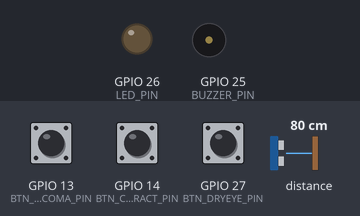
A sketch run on a simulated ESP32. On the bench: output pins drawn as LEDs (lit = HIGH), buzzer (waves = sounding, pin HIGH). The inputs (shaded band) are chosen by the test bench; at power-on: GPIO 13 (BTN_GLAUCOMA_PIN) HIGH, GPIO 14 (BTN_CATARACT_PIN) HIGH, GPIO 27 (BTN_DRYEYE_PIN) HIGH, distance to the obstacle 80 cm. WiFi joins after 1.5 s; servers stay silent unless stated; uploads are accepted with an empty reply; what the sketch prints to the serial monitor is not drawn.

Above: at 2.8 s.
2.9 s: GPIO 13 (BTN_GLAUCOMA_PIN) pulled LOW for 0.15 s
At 5.5 s:
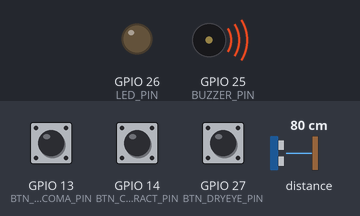
5.9 s: GPIO 14 (BTN_CATARACT_PIN) pulled LOW for 0.15 s
7.9 s: GPIO 14 (BTN_CATARACT_PIN) pulled LOW for 1 s
At 9.7 s:
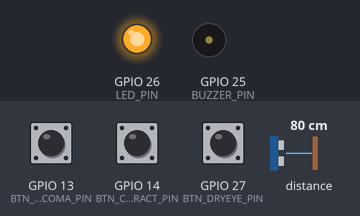
11.6 s: GPIO 27 (BTN_DRYEYE_PIN) pulled LOW for 0.15 s
At 11.97 s:
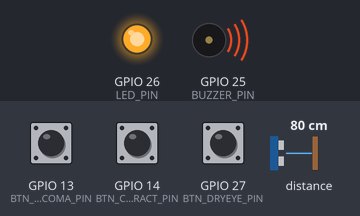
14.7 s: GPIO 27 (BTN_DRYEYE_PIN) pulled LOW for 1 s
At 16.1 s:
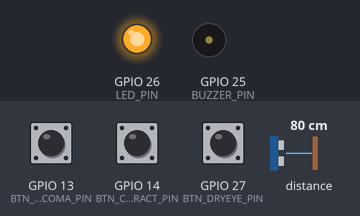
Timing chart, 0 to 18.5 s (numbered marks = the images above; inputs shaded):
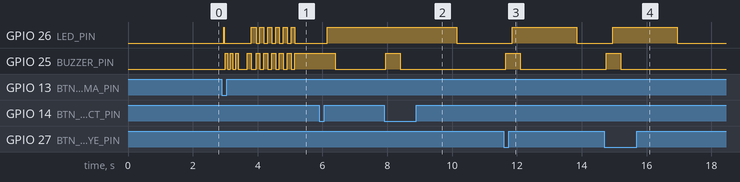

Measured:
- after the input at 2.9 s, GPIO 26 (LED_PIN): goes HIGH 0.01 s, LOW 0.01 s, HIGH 0.01 s, LOW 0.82 s, 5 × (HIGH 0.15 s, LOW 0.12 s), HIGH 0.12 s, then LOW, starting after 0.05 s
- after the input at 7.9 s, GPIO 26 (LED_PIN): HIGH → LOW after 2.3 s instead of 0.25 s; GPIO 25 (BUZZER_PIN): LOW → HIGH after 0.05 s, → LOW 0.45 s later
- after the input at 11.6 s, GPIO 26 (LED_PIN): LOW → HIGH after 0.25 s, → LOW 2.0 s later; GPIO 25 (BUZZER_PIN): LOW → HIGH after 0.05 s, → LOW 0.45 s later
- after the input at 14.7 s, GPIO 26 (LED_PIN): LOW → HIGH after 0.25 s, → LOW 2.0 s later; GPIO 25 (BUZZER_PIN): LOW → HIGH after 0.05 s, → LOW 0.45 s later

The sketch:

ESP32_WROOM_NAYAN_AI.ino
```cpp
/*
  ESP32-WROOM Controller (NAYAN-AI)

  Hardware:
    - ESP32-WROOM
    - VL53L1X Time-of-Flight sensor (I2C)
    - 3 buttons (active LOW using INPUT_PULLUP)
      * Glaucoma  -> GPIO13
      * Cataract  -> GPIO14
      * Dry Eye   -> GPIO27
        - Status LED  -> GPIO26 (through 220 ohm to GND)
        - NOTE: No data wire between ESP32-WROOM and ESP32-CAM (power only).
          ESP32-WROOM sends button events + glaucoma results directly to the backend over Wi-Fi.

  Behavior (high level):
    - Boot: init Serial, I2C, VL53L1X, buttons, LED, Wi-Fi
    - Idle: LED OFF
    - Glaucoma press: blink LED 3x quickly, run non-blocking scan, compute OMDI, POST to backend
    - Cataract press: POST hardware event to backend (website will capture+analyze for current patient)
    - DryEye press: POST hardware event to backend (website will record+analyze for current patient)

  Non-blocking design:
    - No long delay(); only tiny micro-delays (<= 5ms) are used in LED blink toggling.
    - Sampling uses millis() scheduling.

  Notes:
    - ESP32-CAM must already be streaming frames to the backend for cataract/dry-eye workflows.
*/

#include <Arduino.h>
#include <math.h>
#include <Wire.h>
#include <VL53L1X.h>
#include <WiFi.h>
#include <HTTPClient.h>

// NOTE: Avoid custom enum *types* in function signatures in .ino files.
// The Arduino build system auto-generates function prototypes and can place them
// before enum type declarations, causing "<Type> was not declared in this scope".
// Using plain integer types here is the most compatible approach.

// ===================== PINS =====================
static const int SDA_PIN = 21;
static const int SCL_PIN = 22;

static const int BTN_GLAUCOMA_PIN = 13;
static const int BTN_CATARACT_PIN = 14;
static const int BTN_DRYEYE_PIN = 27;

static const int LED_PIN = 26;
// Active buzzer recommended (simple ON/OFF). If using a passive buzzer, switch to tone().
static const int BUZZER_PIN = 25;

// ===================== BUZZER CONFIG =====================
// If your buzzer is PASSIVE (two-pin speaker-like), set this to 1.
// If your buzzer is ACTIVE (self-oscillating), keep this 0.
static const bool BUZZER_USE_TONE = false;

// Only used when BUZZER_USE_TONE=true
static const uint16_t BUZZER_TONE_HZ = 2000;

// For ACTIVE buzzers: set true if BUZZER sounds when pin is HIGH.
static const bool BUZZER_ACTIVE_HIGH = true;

// ===================== WIFI/BACKEND =====================
static const char* WIFI_SSID = "Karthi's Galaxy A23 5G";
static const char* WIFI_PASS = "Karthi800@";

// Backend base URL (PC running Flask). Example: http://192.168.1.50:5000
static const char* BACKEND_BASE = "http://192.168.120.45:5000";

// Use the same device_id that the ESP32-CAM uses for streaming frames.
static const char* DEVICE_ID = "esp32cam1";

// ===================== SENSOR PARAMETERS =====================
static const int BASELINE_SAMPLES = 40;
static const int RESPONSE_SAMPLES = 120;
static const uint32_t SAMPLE_PERIOD_MS = 40;

static const float BASELINE_MIN_MM = 75.0f;
static const float BASELINE_MAX_MM = 105.0f;

// Recovery thresholding
static const float RECOVERY_ABS_MM = 0.20f;    // treat within 0.20mm as recovered
static const float RECOVERY_FRAC = 0.20f;      // or within 20% of peak
static const int RECOVERY_CONSECUTIVE = 5;     // consecutive samples required

// Kalman parameters (simple 1D)
static float KALMAN_Q = 0.01f;
static float KALMAN_R = 0.35f;

// ===================== GLOBALS =====================
VL53L1X tof;

// Kalman state
static float kP = 1.0f;
static float kX = 0.0f;

static float baselineBuf[BASELINE_SAMPLES];
static float responseBuf[RESPONSE_SAMPLES];

// Wi-Fi state
static bool wifiReady = false;
static uint32_t _lastWifiRetryMs = 0;

// ===================== BUTTON DEBOUNCE =====================
struct DebouncedButton {
  int pin;
  bool stableState;       // HIGH/LOW
  bool lastReading;
  uint32_t lastChangeMs;
  uint32_t debounceMs;

  void begin() {
    pinMode(pin, INPUT_PULLUP);
    bool r = (bool)digitalRead(pin);
    stableState = r;
    lastReading = r;
    lastChangeMs = millis();
  }

  // Returns true exactly once per press
  bool pollPressed() {
    const uint32_t now = millis();
    bool reading = (bool)digitalRead(pin);

    if (reading != lastReading) {
      lastReading = reading;
      lastChangeMs = now;
    }

    if ((now - lastChangeMs) >= debounceMs && stableState != reading) {
      stableState = reading;
      if (stableState == LOW) {
        return true;
      }
    }

    return false;
  }
};

static DebouncedButton btnGlaucoma{BTN_GLAUCOMA_PIN, HIGH, HIGH, 0, 50};
static DebouncedButton btnCataract{BTN_CATARACT_PIN, HIGH, HIGH, 0, 50};
static DebouncedButton btnDryEye{BTN_DRYEYE_PIN, HIGH, HIGH, 0, 50};

enum {
  LED_IDLE_OFF = 0,
  LED_FAST_BLINK,
  LED_SLOW_BLINK,
  LED_SOLID_ON
};

static uint8_t ledMode = LED_IDLE_OFF;
static uint32_t ledLastToggleMs = 0;
static bool ledState = false;
static uint32_t ledSolidUntilMs = 0;

static void ledSetMode(uint8_t mode) {
  ledMode = mode;
  ledLastToggleMs = millis();
  ledSolidUntilMs = 0;

  if (mode == LED_IDLE_OFF) {
    ledState = false;
    digitalWrite(LED_PIN, LOW);
  } else if (mode == LED_SOLID_ON) {
    ledState = true;
    digitalWrite(LED_PIN, HIGH);
  }
}

static void ledSuccessPulse(uint32_t ms = 2000) {
  ledMode = LED_SOLID_ON;
  ledState = true;
  digitalWrite(LED_PIN, HIGH);
  ledSolidUntilMs = millis() + ms;
}

static void ledUpdate() {
  const uint32_t now = millis();

  if (ledMode == LED_SOLID_ON && ledSolidUntilMs != 0 && now >= ledSolidUntilMs) {
    ledSetMode(LED_IDLE_OFF);
    return;
  }

  uint32_t periodMs = 0;
  if (ledMode == LED_FAST_BLINK) periodMs = 120;
  if (ledMode == LED_SLOW_BLINK) periodMs = 600;

  if (periodMs == 0) {
    return;
  }

  if (now - ledLastToggleMs >= periodMs) {
    ledLastToggleMs = now;
    ledState = !ledState;
    digitalWrite(LED_PIN, ledState ? HIGH : LOW);
  }
}

// Quick blink helper without long blocking. Used only for the "3 blinks" requirement.
static void ledBlinkQuick3x() {
  // 3 quick blinks (~300ms total). This uses very short delays (<10ms) only.
  for (int i = 0; i < 3; i++) {
    digitalWrite(LED_PIN, HIGH);
    delay(8);
    digitalWrite(LED_PIN, LOW);
    delay(8);
  }
}

enum {
  BUZZER_OFF = 0,
  BUZZER_FAST_BEEP,
  BUZZER_SLOW_BEEP,
  BUZZER_SOLID_ON
};

static uint8_t buzzerMode = BUZZER_OFF;
static uint32_t buzzerLastToggleMs = 0;
static bool buzzerState = false;
static uint32_t buzzerSolidUntilMs = 0;

static void buzzerHwOn() {
  if (BUZZER_USE_TONE) {
    tone(BUZZER_PIN, BUZZER_TONE_HZ);
  } else {
    digitalWrite(BUZZER_PIN, BUZZER_ACTIVE_HIGH ? HIGH : LOW);
  }
}

static void buzzerHwOff() {
  if (BUZZER_USE_TONE) {
    noTone(BUZZER_PIN);
  } else {
    digitalWrite(BUZZER_PIN, BUZZER_ACTIVE_HIGH ? LOW : HIGH);
  }
}

static void buzzerSetMode(uint8_t mode) {
  buzzerMode = mode;
  buzzerLastToggleMs = millis();
  buzzerSolidUntilMs = 0;

  if (mode == BUZZER_OFF) {
    buzzerState = false;
    buzzerHwOff();
  } else if (mode == BUZZER_SOLID_ON) {
    buzzerState = true;
    buzzerHwOn();
  } else {
    // Start beeping immediately for FAST/SLOW modes (audible feedback).
    buzzerState = true;
    buzzerHwOn();
  }
}

static void buzzerSuccessPulse(uint32_t ms = 250) {
  buzzerMode = BUZZER_SOLID_ON;
  buzzerState = true;
  buzzerHwOn();
  buzzerSolidUntilMs = millis() + ms;
}

static void buzzerUpdate() {
  const uint32_t now = millis();

  if (buzzerMode == BUZZER_SOLID_ON && buzzerSolidUntilMs != 0 && now >= buzzerSolidUntilMs) {
    buzzerSetMode(BUZZER_OFF);
    return;
  }

  uint32_t periodMs = 0;
  if (buzzerMode == BUZZER_FAST_BEEP) periodMs = 120;
  if (buzzerMode == BUZZER_SLOW_BEEP) periodMs = 600;

  if (periodMs == 0) {
    return;
  }

  if (now - buzzerLastToggleMs >= periodMs) {
    buzzerLastToggleMs = now;
    buzzerState = !buzzerState;
    if (buzzerState) buzzerHwOn();
    else buzzerHwOff();
  }
}

// Quick beep helper without long blocking. Used only for user-feedback (very short).
static void buzzerBeepQuick3x() {
  for (int i = 0; i < 3; i++) {
    buzzerHwOn();
    delay(80);
    buzzerHwOff();
    delay(80);
  }
}

// ===================== KALMAN + SENSOR =====================
static void kalmanReset(float initial) {
  kP = 1.0f;
  kX = initial;
}

static float kalmanUpdate(float z) {
  kP = kP + KALMAN_Q;
  float K = kP / (kP + KALMAN_R);
  kX = kX + K * (z - kX);
  kP = (1.0f - K) * kP;
  return kX;
}

static bool tofReadMm(float &outMm) {
  uint16_t d = tof.read();
  if (tof.timeoutOccurred()) {
    return false;
  }
  outMm = kalmanUpdate((float)d);
  return true;
}

static bool initVL53L1X() {
  if (!tof.init()) {
    return false;
  }

  tof.setTimeout(250);
  tof.setDistanceMode(VL53L1X::Long);
  tof.setMeasurementTimingBudget(50000);
  tof.startContinuous(50);

  float first = (float)tof.read();
  kalmanReset(first);
  return true;
}

// ===================== WIFI/HTTP HELPERS =====================
static bool httpPostJson(const String& url, const String& jsonBody, uint16_t timeoutMs) {
  if (WiFi.status() != WL_CONNECTED) {
    return false;
  }

  HTTPClient http;
  WiFiClient client;
  client.setNoDelay(true);
  http.setTimeout(timeoutMs);

#if defined(ESP_ARDUINO_VERSION_MAJOR)
  http.begin(client, url);
#else
  http.begin(url);
#endif
  http.addHeader("Content-Type", "application/json");
  int code = http.POST((uint8_t*)jsonBody.c_str(), jsonBody.length());
  http.end();
  return code > 0 && code < 400;
}

static bool sendHardwareEvent(const char* eventName, int secondsOpt) {
  String url = String(BACKEND_BASE) + "/api/hardware/event";
  String body;
  body.reserve(180);
  body += "{\"device_id\":\"";
  body += DEVICE_ID;
  body += "\",\"event\":\"";
  body += eventName;
  body += "\"";
  if (secondsOpt > 0) {
    body += ",\"seconds\":";
    body += String(secondsOpt);
  }
  body += "}";
  return httpPostJson(url, body, 2500);
}

static bool sendGlaucomaResult(float peakMm, uint32_t recoveryLatencyMs, float variance, float omdi, const char* risk) {
  String url = String(BACKEND_BASE) + "/api/glaucoma/device";
  String body;
  body.reserve(280);
  body += "{";
  body += "\"device_id\":\"";
  body += DEVICE_ID;
  body += "\",";
  body += "\"peak_mm\":" + String(peakMm, 3) + ",";
  body += "\"recovery_latency_ms\":" + String((uint32_t)recoveryLatencyMs) + ",";
  body += "\"variance\":" + String(variance, 6) + ",";
  body += "\"omdi\":" + String(omdi, 3) + ",";
  body += "\"risk_level\":\"" + String(risk) + "\"";
  body += "}";
  return httpPostJson(url, body, 2500);
}

static bool sendGlaucomaStatus(const char* stage, const char* message, float baselineOpt, float progressOpt, const char* levelOpt) {
  String url = String(BACKEND_BASE) + "/api/glaucoma/device/status";
  String body;
  body.reserve(260);
  body += "{";
  body += "\"device_id\":\"";
  body += DEVICE_ID;
  body += "\",";
  body += "\"stage\":\"";
  body += String(stage);
  body += "\"";

  if (levelOpt && String(levelOpt).length() > 0) {
    body += ",\"level\":\"";
    body += String(levelOpt);
    body += "\"";
  }

  if (message && String(message).length() > 0) {
    body += ",\"message\":\"";
    String m = String(message);
    m.replace("\\", "\\\\");
    m.replace("\"", "\\\"");
    body += m;
    body += "\"";
  }

  if (isfinite(baselineOpt)) {
    body += ",\"baseline_mm\":";
    body += String(baselineOpt, 2);
  }

  if (isfinite(progressOpt)) {
    float p = progressOpt;
    if (p < 0.0f) p = 0.0f;
    if (p > 1.0f) p = 1.0f;
    body += ",\"progress\":";
    body += String(p, 3);
  }

  body += "}";
  return httpPostJson(url, body, 800);
}

// ===================== GLAUCOMA PIPELINE (STATE MACHINE) =====================
enum MainState {
  ST_IDLE = 0,
  ST_GLAUCOMA_BASELINE,
  ST_GLAUCOMA_RESPONSE,
  ST_ERROR
};

static MainState state = ST_IDLE;

static uint32_t stateStartMs = 0;
static uint32_t nextSampleMs = 0;
static int sampleIdx = 0;
static float baselineMm = 0.0f;

static void setHttpOutcome(bool ok) {
  if (ok) {
    ledSuccessPulse(2000);
    buzzerSuccessPulse(250);
    state = ST_IDLE;
  } else {
    ledSetMode(LED_SLOW_BLINK);
    buzzerSetMode(BUZZER_SLOW_BEEP);
    state = ST_ERROR;
  }
}

static const char* classifyRisk(float omdi) {
  // Always return NORMAL for demo/testing purposes
  // Original thresholds: <0.6=LOW, <=1.2=MODERATE, >1.2=HIGH
  (void)omdi; // suppress unused parameter warning
  return "NORMAL";
}

static float computeOMDI(float peakMm, uint32_t recoveryLatencyMs, float variance) {
  // Normalize features into a roughly comparable 0..2 range
  float pNorm = constrain(peakMm / 1.2f, 0.0f, 2.0f);
  float trNorm = constrain(((float)recoveryLatencyMs) / 2000.0f, 0.0f, 2.0f); // 2s -> 1.0
  float vNorm = constrain(variance / 0.4f, 0.0f, 2.0f);
  return 0.4f * pNorm + 0.4f * trNorm + 0.2f * vNorm;
}

static uint32_t computeRecoveryLatencyMs(const float *resp, int n, float peakAbs, uint32_t samplePeriodMs) {
  if (n <= 0) return 0;

  // Locate peak index
  int peakIdx = 0;
  float best = 0.0f;
  for (int i = 0; i < n; i++) {
    float a = fabsf(resp[i]);
    if (a > best) {
      best = a;
      peakIdx = i;
    }
  }

  float thresh = max(RECOVERY_ABS_MM, RECOVERY_FRAC * peakAbs);

  int consecutive = 0;
  for (int i = peakIdx; i < n; i++) {
    if (fabsf(resp[i]) <= thresh) {
      consecutive++;
      if (consecutive >= RECOVERY_CONSECUTIVE) {
        uint32_t samplesAfterPeak = (uint32_t)(i - peakIdx);
        return samplesAfterPeak * samplePeriodMs;
      }
    } else {
      consecutive = 0;
    }
  }

  // Never recovered within window
  return (uint32_t)(n - peakIdx - 1) * samplePeriodMs;
}

static void computeGlaucomaResult(float &peakMm, float &variance, uint32_t &recoveryLatencyMs, float &omdi, const char* &risk) {
  float peak = 0.0f;
  float var = 0.0f;

  for (int i = 0; i < RESPONSE_SAMPLES; i++) {
    float v = responseBuf[i];
    float a = fabsf(v);
    if (a > peak) peak = a;
    var += v * v;
  }
  var /= (float)RESPONSE_SAMPLES;

  uint32_t trMs = computeRecoveryLatencyMs(responseBuf, RESPONSE_SAMPLES, peak, SAMPLE_PERIOD_MS);
  float o = computeOMDI(peak, trMs, var);

  peakMm = peak;
  variance = var;
  recoveryLatencyMs = trMs;
  omdi = o;
  risk = classifyRisk(o);
}


static void startGlaucomaScan() {
  Serial.println("\n[GLAUCOMA] Starting scan...");
  ledBlinkQuick3x();
  buzzerBeepQuick3x();

  // Live status to UI
  (void)sendGlaucomaStatus("START", "Starting scan...", NAN, 0.0f, "info");

  sampleIdx = 0;
  baselineMm = 0.0f;
  state = ST_GLAUCOMA_BASELINE;
  stateStartMs = millis();
  nextSampleMs = millis();
  ledSetMode(LED_FAST_BLINK);
  buzzerSetMode(BUZZER_FAST_BEEP);
}

static void tickGlaucomaBaseline() {
  const uint32_t now = millis();
  if (now < nextSampleMs) return;
  nextSampleMs = now + SAMPLE_PERIOD_MS;

  float mm;
  if (!tofReadMm(mm)) {
    Serial.println("[GLAUCOMA] Sensor timeout during baseline");
    (void)sendGlaucomaStatus("ERROR", "Sensor timeout during baseline", NAN, NAN, "danger");
    ledSetMode(LED_SLOW_BLINK);
    buzzerSetMode(BUZZER_SLOW_BEEP);
    state = ST_ERROR;
    return;
  }

  baselineBuf[sampleIdx++] = mm;
  if (sampleIdx < BASELINE_SAMPLES) return;

  // compute baseline average
  float sum = 0.0f;
  for (int i = 0; i < BASELINE_SAMPLES; i++) sum += baselineBuf[i];
  baselineMm = sum / (float)BASELINE_SAMPLES;

  Serial.print("[GLAUCOMA] Baseline: ");
  Serial.print(baselineMm, 2);
  Serial.println(" mm");

  {
    String msg = String("Baseline: ") + String(baselineMm, 2) + String(" mm");
    (void)sendGlaucomaStatus("BASELINE", msg.c_str(), baselineMm, 0.25f, "info");
  }

  if (baselineMm < BASELINE_MIN_MM || baselineMm > BASELINE_MAX_MM) {
    Serial.println("[GLAUCOMA] Adjust distance and try again (75..105mm)");
    (void)sendGlaucomaStatus("DISTANCE_BAD", "Adjust distance and try again (75..105mm)", baselineMm, 0.25f, "warning");
    ledSetMode(LED_SLOW_BLINK);
    buzzerSetMode(BUZZER_SLOW_BEEP);
    state = ST_IDLE;
    return;
  }

  // move to response
  sampleIdx = 0;
  state = ST_GLAUCOMA_RESPONSE;
  stateStartMs = millis();
  nextSampleMs = millis();

  (void)sendGlaucomaStatus("RESPONSE", "Measuring ocular response...", baselineMm, 0.35f, "info");
}

static void tickGlaucomaResponse() {
  const uint32_t now = millis();
  if (now < nextSampleMs) return;
  nextSampleMs = now + SAMPLE_PERIOD_MS;

  float mm;
  if (!tofReadMm(mm)) {
    Serial.println("[GLAUCOMA] Sensor timeout during response");
    (void)sendGlaucomaStatus("ERROR", "Sensor timeout during response", baselineMm, NAN, "danger");
    ledSetMode(LED_SLOW_BLINK);
    buzzerSetMode(BUZZER_SLOW_BEEP);
    state = ST_ERROR;
    return;
  }

  responseBuf[sampleIdx++] = mm - baselineMm;

  // Send a few milestone progress updates (keep HTTP from blocking sampling too often)
  if (sampleIdx == 1 || sampleIdx == (RESPONSE_SAMPLES / 4) || sampleIdx == (RESPONSE_SAMPLES / 2) || sampleIdx == (3 * RESPONSE_SAMPLES / 4)) {
    float p = 0.35f + 0.60f * (float)sampleIdx / (float)RESPONSE_SAMPLES;
    (void)sendGlaucomaStatus("RESPONSE", "Measuring ocular response...", baselineMm, p, "info");
  }
  if (sampleIdx < RESPONSE_SAMPLES) return;

  float peakMm = 0.0f;
  float variance = 0.0f;
  uint32_t recoveryLatencyMs = 0;
  float omdi = 0.0f;
  const char* risk = "UNKNOWN";
  computeGlaucomaResult(peakMm, variance, recoveryLatencyMs, omdi, risk);

  Serial.println("\n--- Glaucoma Ocular Response ---");
  Serial.print("Peak (mm): "); Serial.println(peakMm, 3);
  Serial.print("Recovery latency (ms): "); Serial.println(recoveryLatencyMs);
  Serial.print("Variance: "); Serial.println(variance, 4);
  Serial.print("OMDI: "); Serial.println(omdi, 3);
  Serial.print("Risk: "); Serial.println(risk);

  {
    String msg = String("Scan done. Risk: ") + String(risk) + String(" | OMDI: ") + String(omdi, 3);
    const char* level = String(risk).indexOf("HIGH") >= 0 ? "danger" : (String(risk).indexOf("MOD") >= 0 ? "warning" : "success");
    (void)sendGlaucomaStatus("DONE", msg.c_str(), baselineMm, 1.0f, level);
  }

  // Send results to backend over Wi-Fi
  setHttpOutcome(sendGlaucomaResult(peakMm, recoveryLatencyMs, variance, omdi, risk));
}

// ===================== SETUP/LOOP =====================
void setup() {
  Serial.begin(115200);
  delay(5);

  pinMode(LED_PIN, OUTPUT);
  digitalWrite(LED_PIN, LOW);

  pinMode(BUZZER_PIN, OUTPUT);
  digitalWrite(BUZZER_PIN, LOW);

  btnGlaucoma.begin();
  btnCataract.begin();
  btnDryEye.begin();

  Wire.begin(SDA_PIN, SCL_PIN);
  Wire.setClock(400000);

  WiFi.mode(WIFI_STA);
  WiFi.begin(WIFI_SSID, WIFI_PASS);
  Serial.print("WiFi connecting");
  uint32_t startMs = millis();
  while (WiFi.status() != WL_CONNECTED && (millis() - startMs) < 15000) {
    delay(200);
    Serial.print('.');
  }
  Serial.println();
  wifiReady = (WiFi.status() == WL_CONNECTED);
  if (wifiReady) {
    Serial.print("WiFi connected. IP: ");
    Serial.println(WiFi.localIP());
  } else {
    Serial.println("WiFi NOT connected (will keep trying in loop)");
  }

  Serial.println("NAYAN-AI ESP32-WROOM starting...");

  if (!initVL53L1X()) {
    Serial.println("VL53L1X not detected. System in ERROR (will keep running).");
    ledSetMode(LED_SLOW_BLINK);
    buzzerSetMode(BUZZER_SLOW_BEEP);
    state = ST_ERROR;
  } else {
    Serial.println("System Ready");
    ledSetMode(LED_IDLE_OFF);
    buzzerSetMode(BUZZER_OFF);
    state = ST_IDLE;
  }
}

void loop() {
  ledUpdate();
  buzzerUpdate();

  // Best-effort WiFi reconnect
  if (WiFi.status() != WL_CONNECTED) {
    const uint32_t now = millis();
    if (now - _lastWifiRetryMs > 5000) {
      _lastWifiRetryMs = now;
      WiFi.disconnect();
      WiFi.begin(WIFI_SSID, WIFI_PASS);
    }
  }

  // Retry sensor init if it failed at boot
  if (state == ST_ERROR) {
    // Allow commands like CAPTURE/RECORD even if sensor failed.
    if (btnCataract.pollPressed()) {
      ledSetMode(LED_SLOW_BLINK);
      buzzerSetMode(BUZZER_SLOW_BEEP);
      setHttpOutcome(sendHardwareEvent("CATARACT", 0));
    }
    if (btnDryEye.pollPressed()) {
      ledSetMode(LED_SLOW_BLINK);
      buzzerSetMode(BUZZER_SLOW_BEEP);
      setHttpOutcome(sendHardwareEvent("DRYEYE", 30));
    }

    static uint32_t lastRetryMs = 0;
    const uint32_t now = millis();
    if (now - lastRetryMs > 5000) {
      lastRetryMs = now;
      if (initVL53L1X()) {
        Serial.println("VL53L1X recovered. System Ready");
        ledSetMode(LED_IDLE_OFF);
        buzzerSetMode(BUZZER_OFF);
        state = ST_IDLE;
      }
    }
    return;
  }

  // IDLE button handling
  if (state == ST_IDLE) {
    if (btnGlaucoma.pollPressed()) {
      startGlaucomaScan();
    } else if (btnCataract.pollPressed()) {
      ledSetMode(LED_SLOW_BLINK);
      buzzerSetMode(BUZZER_SLOW_BEEP);
      setHttpOutcome(sendHardwareEvent("CATARACT", 0));
    } else if (btnDryEye.pollPressed()) {
      ledSetMode(LED_SLOW_BLINK);
      buzzerSetMode(BUZZER_SLOW_BEEP);
      setHttpOutcome(sendHardwareEvent("DRYEYE", 30));
    }
  }

  // Glaucoma scan stages
  if (state == ST_GLAUCOMA_BASELINE) {
    tickGlaucomaBaseline();
  } else if (state == ST_GLAUCOMA_RESPONSE) {
    tickGlaucomaResponse();
  }
}
```
